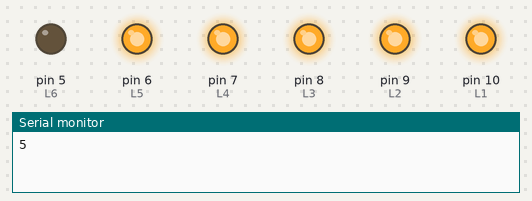
The sketch below on a simulated Arduino Uno, built with avr-gcc and run on an emulated ATmega328P. Shown: output pins drawn as LEDs (lit = HIGH), the last lines printed to the serial monitor.

Above: at 1.0 s.
At 3.0 s:
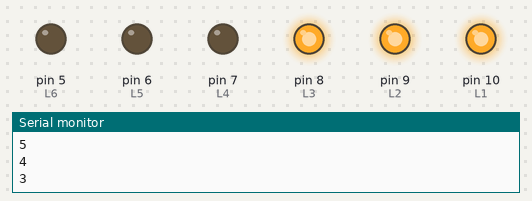
At 4.0 s:
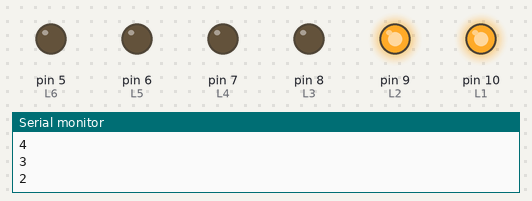
At 5.0 s:
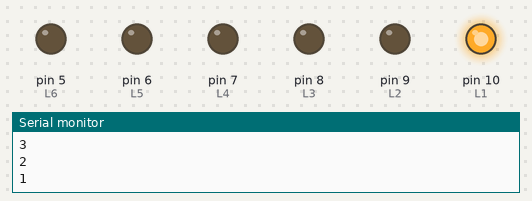
At 7.0 s:
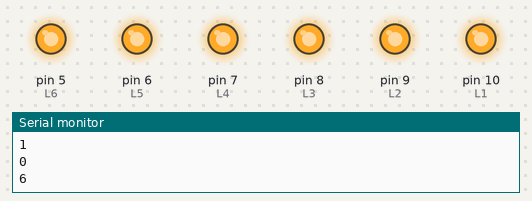
At 9.0 s:
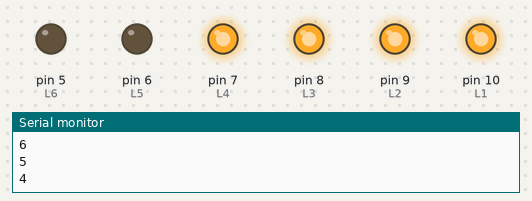
Timing chart, 0 to 9.6 s (numbered marks = the images above):
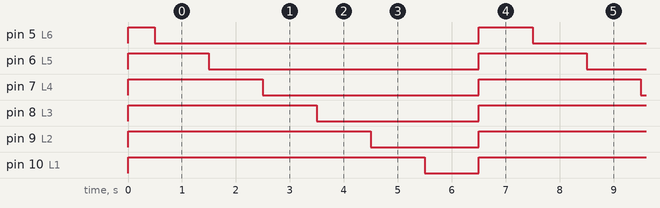

The sketch:

WhatIfLED6.ino
```cpp
#define L1 10
#define L2 9
#define L3 8
#define L4 7
#define L5 6
#define L6 5

void lightIf(int i);

int x = 0;

void setup() {
  Serial.begin(9600);

  pinMode(L1, OUTPUT);
  pinMode(L2, OUTPUT);
  pinMode(L3, OUTPUT);
  pinMode(L4, OUTPUT);
  pinMode(L5, OUTPUT);
  pinMode(L6, OUTPUT);

  digitalWrite(L1, 1);
  digitalWrite(L2, 1);
  digitalWrite(L3, 1);
  digitalWrite(L4, 1);
  digitalWrite(L5, 1);
  digitalWrite(L6, 1);

  delay(500);

  digitalWrite(L1, 0);
  digitalWrite(L2, 0);
  digitalWrite(L3, 0);
  digitalWrite(L4, 0);
  digitalWrite(L5, 0);
  digitalWrite(L6, 0);
}

void loop() {


  x++;
  lightIf(6 -x%7);
  Serial.println(6 - x%7);
  delay(1000);
}

void lightIf(int i) {
  if (i == 1) {

    digitalWrite(L1, 1);
    digitalWrite(L2, 0);
    digitalWrite(L3, 0);
    digitalWrite(L4, 0);
    digitalWrite(L5, 0);
    digitalWrite(L6, 0);
  } else if (i == 2) {

    digitalWrite(L1, 1);
    digitalWrite(L2, 1);
    digitalWrite(L3, 0);
    digitalWrite(L4, 0);
    digitalWrite(L5, 0);
    digitalWrite(L6, 0);
  } else if (i == 3) {

    digitalWrite(L1, 1);
    digitalWrite(L2, 1);
    digitalWrite(L3, 1);
    digitalWrite(L4, 0);
    digitalWrite(L5, 0);
    digitalWrite(L6, 0);
  } else if (i == 4) {

    digitalWrite(L1, 1);
    digitalWrite(L2, 1);
    digitalWrite(L3, 1);
    digitalWrite(L4, 1);
    digitalWrite(L5, 0);
    digitalWrite(L6, 0);
  } else if (i == 5) {

    digitalWrite(L1, 1);
    digitalWrite(L2, 1);
    digitalWrite(L3, 1);
    digitalWrite(L4, 1);
    digitalWrite(L5, 1);
    digitalWrite(L6, 0);
  } else if (i == 6) {
    digitalWrite(L1, 1);
    digitalWrite(L2, 1);
    digitalWrite(L3, 1);
    digitalWrite(L4, 1);
    digitalWrite(L5, 1);
    digitalWrite(L6, 1);
  } else {
    digitalWrite(L1, 0);
    digitalWrite(L2, 0);
    digitalWrite(L3, 0);
    digitalWrite(L4, 0);
    digitalWrite(L5, 0);
    digitalWrite(L6, 0);
  }
}
```

Measured:
- by itself, pin 5 (L6): alternates HIGH for 1.0 s and LOW for 6.0 s
- by itself, pin 6 (L5): alternates HIGH for 2.0 s and LOW for 5.0 s
- by itself, pin 7 (L4): alternates HIGH for 3.0 s and LOW for 4.0 s
- by itself, pin 8 (L3): alternates HIGH for 4.0 s and LOW for 3.0 s
- by itself, pin 9 (L2): alternates HIGH for 5.0 s and LOW for 2.0 s
- by itself, pin 10 (L1): alternates HIGH for 6.0 s and LOW for 1.0 s
